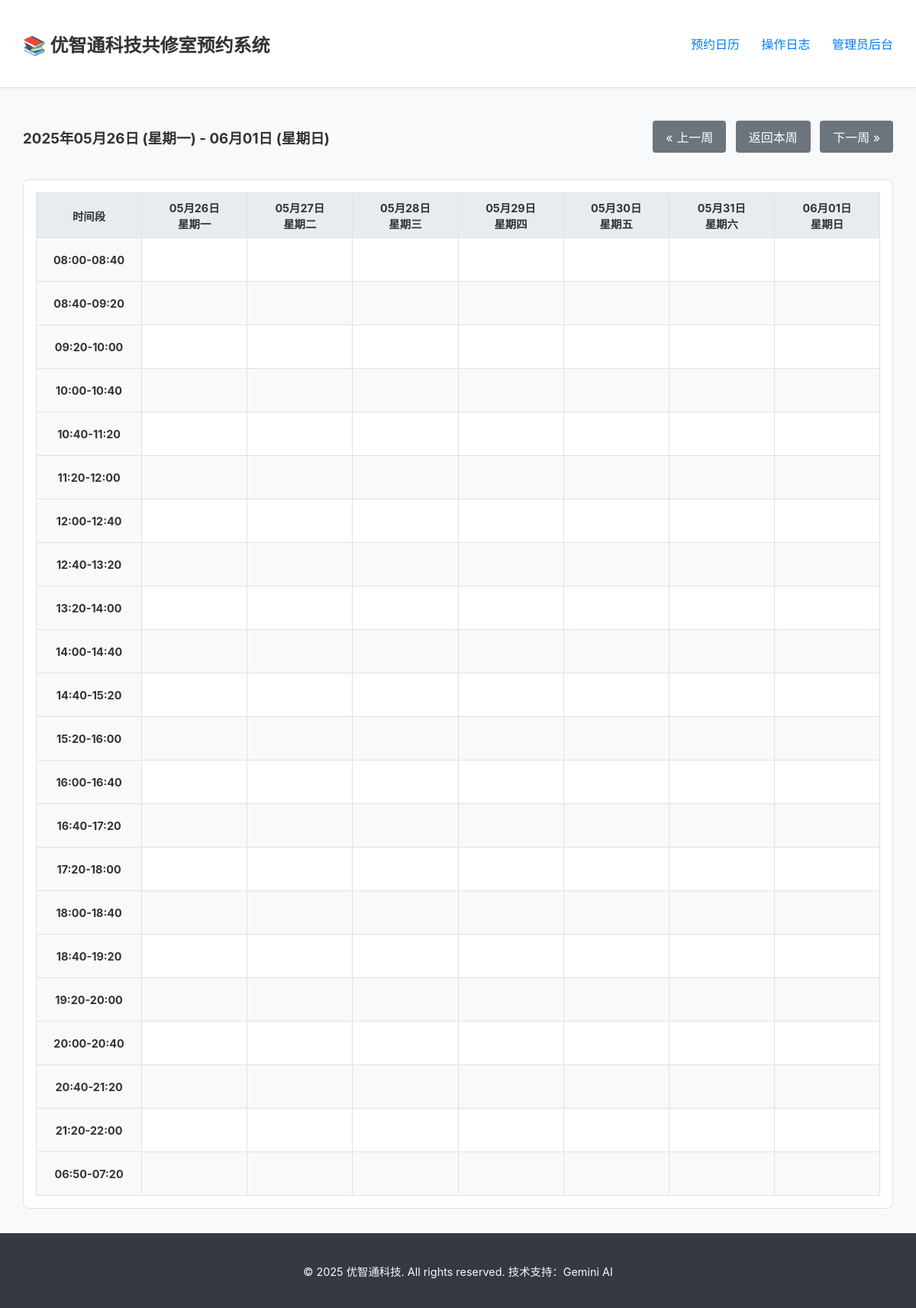
Page /schedule?start_date=2025-05-26 on the committed database.
### app.py (models this page shows)
    class TimeSlot(sql_alchemy_db.Model): id = sql_alchemy_db.Column(sql_alchemy_db.Integer,
                                                                     primary_key=True); slot_value = sql_alchemy_db.Column(
        sql_alchemy_db.String(50), unique=True, nullable=False); order = sql_alchemy_db.Column(sql_alchemy_db.Integer)

### app.py (the view)
@app.route('/schedule')
@check_db_connection
def schedule():
    start_date_str = request.args.get('start_date')
    today = date.today()
    start_date = datetime.strptime(start_date_str, '%Y-%m-%d').date() if start_date_str else today
    current_monday = start_date - timedelta(days=start_date.weekday())
    week_dates = [(current_monday + timedelta(days=i)) for i in range(7)]
    reservations = {};
    special_dates = set();
    time_slots = get_time_slots()
    if db_is_redis:
        special_dates = db.smembers('special_dates') or set()
        with db.pipeline() as pipe:
            for d in week_dates:
                for ts in time_slots: pipe.get(f"reservation:{d.isoformat()}:{ts}")
            results = pipe.execute()
        i = 0
        for d in week_dates:
            for ts in time_slots:
                if results[i]: reservations[f"{d.isoformat()}:{ts}"] = results[i]
                i += 1
    else:
        res_results = Reservation.query.all();
        special_dates = {sd.date_str for sd in SpecialDate.query.all()}
        for res in res_results: reservations[res.id] = res.user_name
    return render_template('index.html', week_dates=week_dates, time_slots=time_slots, reservations=reservations,
                           special_dates=special_dates, special_date_name="斋日", date_range_start=week_dates[0],
                           date_range_end=week_dates[-1],
                           prev_week_start_date=(current_monday - timedelta(weeks=1)).isoformat(),
                           next_week_start_date=(current_monday + timedelta(weeks=1)).isoformat(),
                           today_start_date=today.isoformat())

### app.py (called while the page is built)
def get_time_slots():
    if db_is_redis:
        return db.lrange(TIME_SLOTS_KEY, 0, -1)
    else:
        return [s.slot_value for s in TimeSlot.query.order_by(TimeSlot.order).all()]

def check_db_connection(f):
    @wraps(f)
    def decorated_function(*args, **kwargs):
        db_handle = db if db_is_redis else db.session
        if db_handle is None: return "数据库连接失败，请检查服务器配置或环境变量。", 503
        return f(*args, **kwargs)
    return decorated_function

### templates/index.html (shortened to what this page needs)
{% extends "base.html" %}
{% block content %}
<div class="schedule-header">
    <div class="date-range">
        <h3>{{ date_range_start.strftime('%Y年%m月%d日') }} ({{ date_range_start.strftime('%A') | replace('Monday', '星期一') | replace('Tuesday', '星期二') | replace('Wednesday', '星期三') | replace('Thursday', '星期四') | replace('Friday', '星期五') | replace('Saturday', '星期六') | replace('Sunday', '星期日') }}) - {{ date_range_end.strftime('%m月%d日') }} ({{ date_range_end.strftime('%A') | replace('Monday', '星期一') | replace('Tuesday', '星期二') | replace('Wednesday', '星期三') | replace('Thursday', '星期四') | replace('Friday', '星期五') | replace('Saturday', '星期六') | replace('Sunday', '星期日') }})</h3>
    </div>
    <div class="navigation">
        <a href="{{ url_for('schedule', start_date=prev_week_start_date) }}" class="button">&laquo; 上一周</a>
        <a href="{{ url_for('schedule', start_date=today_start_date) }}" class="button">返回本周</a>
        <a href="{{ url_for('schedule', start_date=next_week_start_date) }}" class="button">下一周 &raquo;</a>
    </div>
</div>
<div class="schedule-grid-container">
    <table class="schedule-grid">
        <thead>
            <tr>
                <th class="time-header">时间段</th>
                {% for day in week_dates %}
                <th class="{% if day.isoformat() in special_dates %}special-date{% endif %}">
                    {{ day.strftime('%m月%d日') }}<br>
                    {{ day.strftime('%A') | replace('Monday', '星期一') | replace('Tuesday', '星期二') | replace('Wednesday', '星期三') | replace('Thursday', '星期四') | replace('Friday', '星期五') | replace('Saturday', '星期六') | replace('Sunday', '星期日') }}
                </th>
                {% endfor %}
            </tr>
        </thead>
        <tbody>
            {% for time_slot in time_slots %}
            <tr>
                <td class="time-slot-label">{{ time_slot }}</td>
                {% for day in week_dates %}
                {% set res_key = day.isoformat() + ':' + time_slot %}
                <td data-date="{{ day.isoformat() }}" data-time="{{ time_slot }}" data-user="{{ reservations.get(res_key, '') }}">
                </td>
                {% endfor %}
            </tr>
            {% endfor %}
        </tbody>
    </table>
</div>
{% endblock %}

### static/css/style.css (style rules this page uses)
:root { --primary-color: #007bff; --primary-hover-color: #0056b3; --danger-color: #dc3545; --danger-hover-color: #c82333; --special-date-bg: #fff3cd; --border-color: #dee2e6; --background-color: #f8f9fa; --text-color: #333; --header-bg: #ffffff; --footer-bg: #343a40; --footer-text: #f8f9fa; --font-family: -apple-system, BlinkMacSystemFont, "Segoe UI", Roboto, "Helvetica Neue", Arial, sans-serif; }
body { font-family: var(--font-family); margin: 0; background-color: var(--background-color); color: var(--text-color); display: flex; flex-direction: column; min-height: 100vh; }
.button, .button-primary, .button-danger, .button-danger-small { display: inline-block; padding: 0.5rem 1rem; border: 1px solid transparent; border-radius: 0.25rem; text-decoration: none; cursor: pointer; font-size: 1rem; transition: all 0.2s ease-in-out; text-align: center; }
.button { background-color: #6c757d; color: white; }
.schedule-header { display: flex; justify-content: space-between; align-items: center; flex-wrap: wrap; margin-bottom: 1.5rem; }
.navigation a { margin-left: 0.5rem; }
.schedule-grid-container { overflow-x: auto; background: white; border: 1px solid var(--border-color); border-radius: 8px; padding: 1rem; }
.schedule-grid { width: 100%; border-collapse: collapse; table-layout: fixed; }
.schedule-grid th, .schedule-grid td { border: 1px solid var(--border-color); padding: 0.5rem; text-align: center; min-width: 120px; font-size: 0.9rem; }
.schedule-grid thead th { background-color: #e9ecef; position: sticky; top: 0; z-index: 10; }
.schedule-grid .time-header { min-width: 100px; }
.schedule-grid .time-slot-label { font-weight: bold; background-color: #f8f9fa; }
.schedule-grid tbody td { cursor: pointer; transition: background-color 0.2s; height: 40px; white-space: nowrap; overflow: hidden; text-overflow: ellipsis; }
table { width: 100%; border-collapse: collapse; }
table th, table td { padding: 0.75rem; border-bottom: 1px solid var(--border-color); text-align: left; }
table thead th { background-color: #e9ecef; }
table tbody tr:nth-child(even) { background-color: #f8f9fa; }

### rows in the picture
TimeSlot: slot_value "08:00-08:40"
TimeSlot: slot_value "08:40-09:20"
TimeSlot: slot_value "09:20-10:00"
TimeSlot: slot_value "10:00-10:40"
TimeSlot: slot_value "10:40-11:20"
TimeSlot: slot_value "11:20-12:00"
TimeSlot: slot_value "12:00-12:40"
TimeSlot: slot_value "12:40-13:20"
TimeSlot: slot_value "13:20-14:00"
TimeSlot: slot_value "14:00-14:40"
TimeSlot: slot_value "14:40-15:20"
TimeSlot: slot_value "15:20-16:00"
TimeSlot: slot_value "16:00-16:40"
TimeSlot: slot_value "16:40-17:20"
TimeSlot: slot_value "17:20-18:00"
TimeSlot: slot_value "18:00-18:40"
TimeSlot: slot_value "18:40-19:20"
TimeSlot: slot_value "19:20-20:00"
TimeSlot: slot_value "20:00-20:40"
TimeSlot: slot_value "20:40-21:20"
TimeSlot: slot_value "21:20-22:00"
TimeSlot: slot_value "06:50-07:20"

### other values in the picture
{{ date_range_start.strftime('%Y年%m月%d日') }} "2025年05月26日"
{{ date_range_end.strftime('%m月%d日') }} "06月01日"
{{ day.strftime('%m月%d日') }} "05月26日" "05月27日" "05月28日" "05月29日" "05月30日" "05月31日" "06月01日"
